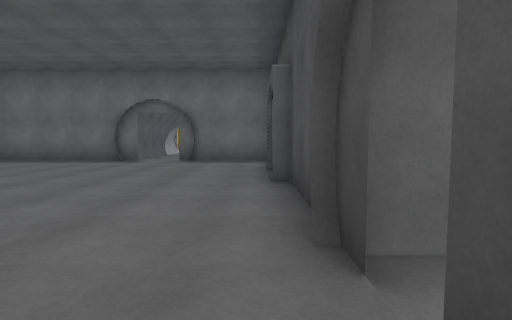
view 1 (above)

23 first-person views from a walk through a 3-D level made in the Unity game engine. The camera is 1.3 m above the floor, tilts 4° down and sees 80° across. Doors are open. The floor is counted in squares, 2.06 m on a side. Each view is taken from the middle of a square. On the plan, view 1 faces up. The plan holds only what a view shows up to about 9 squares ahead; the rest is blank. The place goes on beyond the plan. The player is left out. Surface patterns are stand-ins for the level's own textures.

view 2
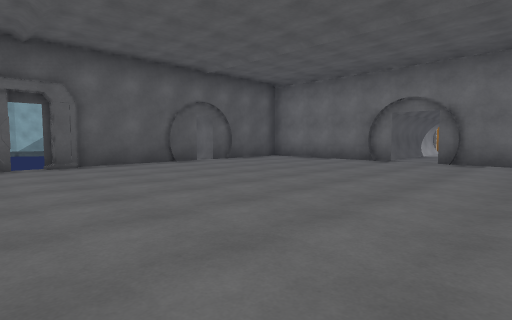

view 3
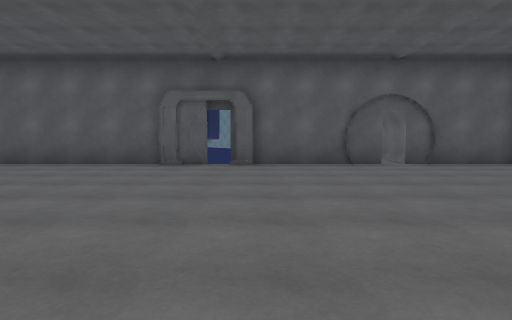

view 4
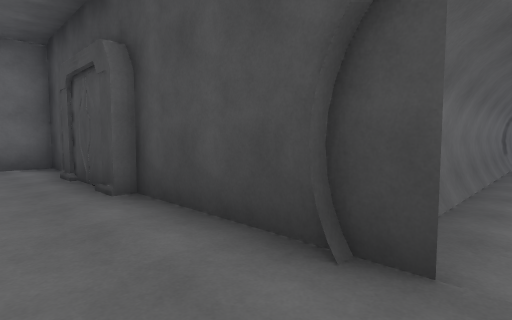

view 5
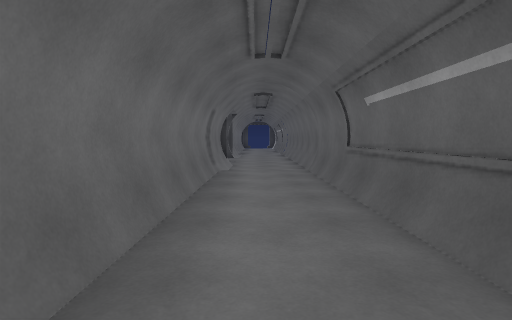

view 6
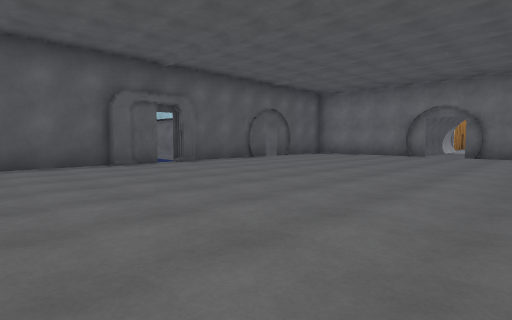

view 7
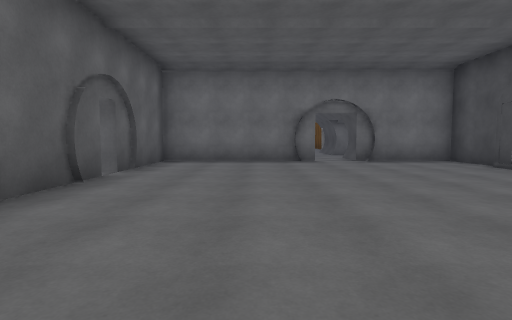

view 8
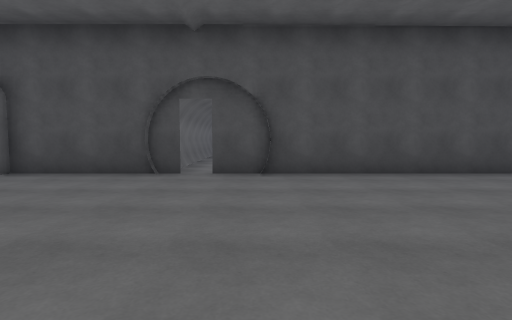

view 9
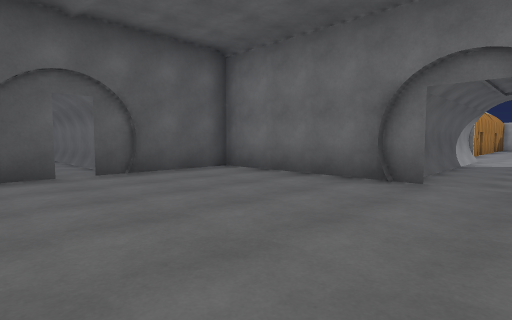

view 10
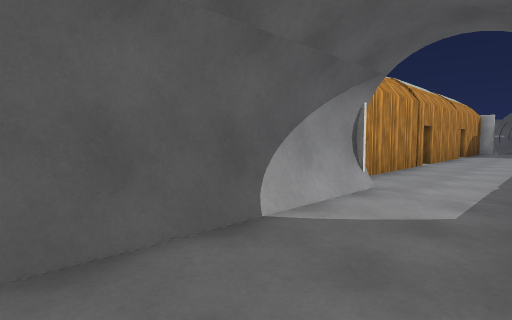

view 11
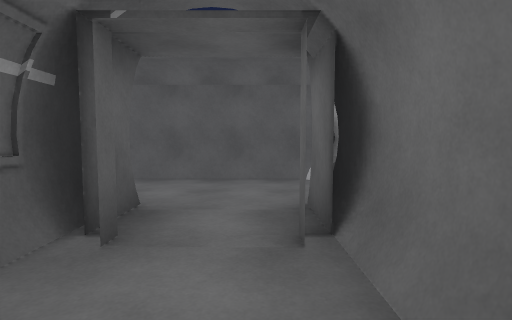

view 12
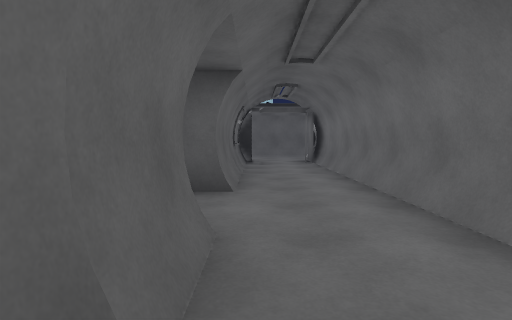

view 13
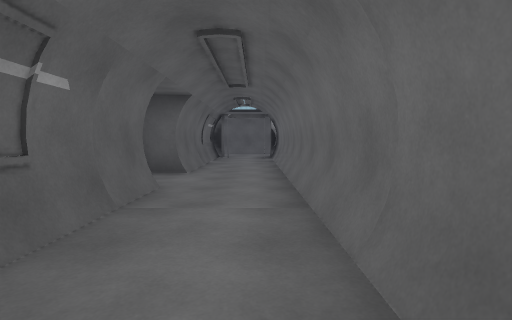

view 14
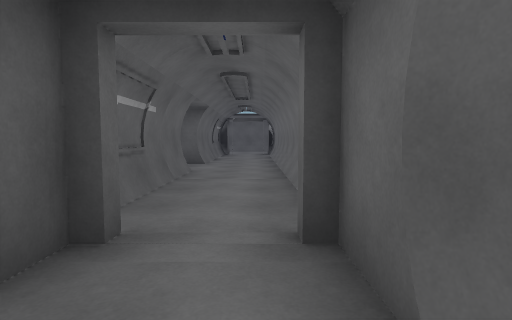

view 15
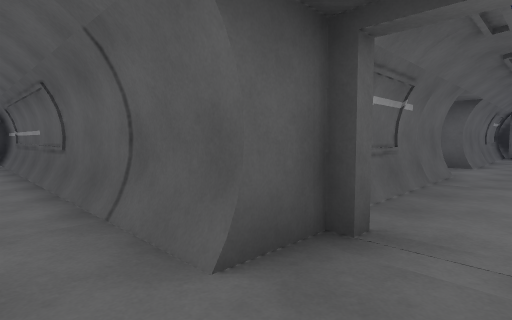

view 16
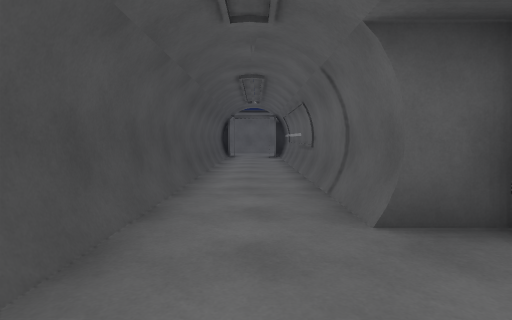

view 17
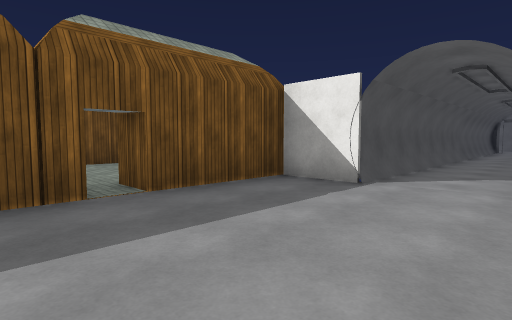

view 18
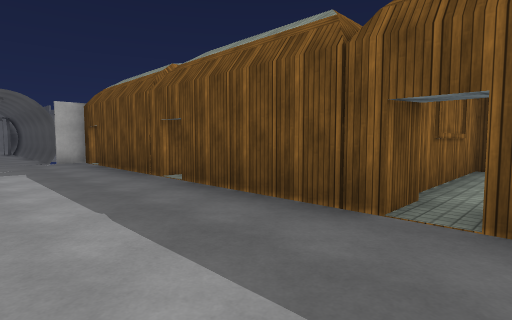

view 19
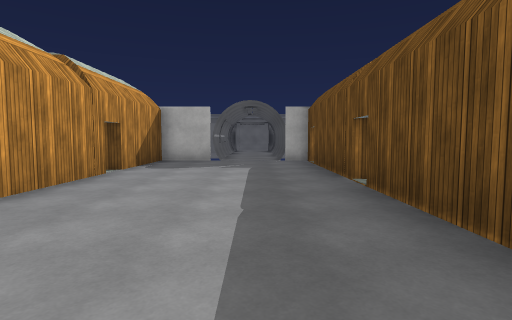

view 20
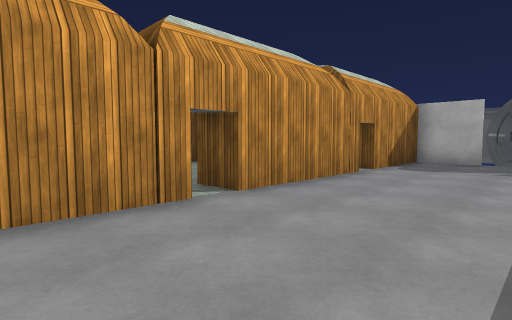

view 21
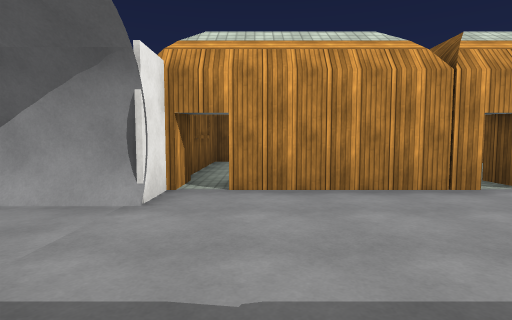

view 22
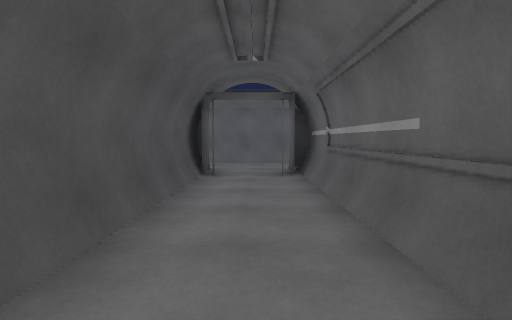

view 23
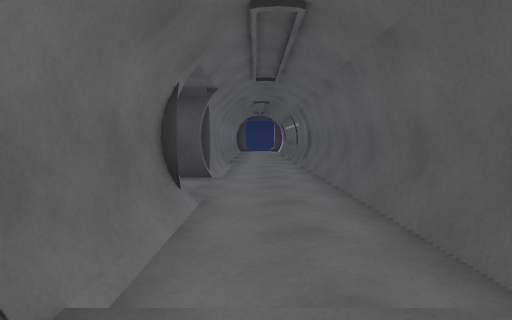

### Floor plan
Points are (right, up) in squares from view 1. A wall is a line through its corners. A room is listed if a view was taken in it or the views show most of it. See-through windows are left out.
Room 1 (views 1, 2, 3, 4, 5, 6, 7, 8, 9, 23)
walls: (0.5, 1.2) (0.5, 4.5); (0.3, 4.4) (0.3, 6.7); (-7.4, 2) (-7.4, 1.5); (-7.4, 0.9) (-7.4, -0.4); (0.5, 5.5) (0.5, 6); (0.5, 5.7) (0.1, 6.3); (-7.6, -0.2) (-7.6, -3.5); (-7.6, 5.2) (-7.6, 1.9); (0.5, 7) (0.5, 8.6) (-2.2, 8.6); (0.5, -3.5) (0.5, 0.9); (-3.2, 8.6) (-7.6, 8.6) (-7.6, 5.6); (3.3, -0.2) (10.5, -0.2); (10.3, 1.9) (0.2, 1.9)
low walls: (10.3, 1.7) (8, 1.7)
ways out: opening at (-3, 9) to room 2; opening at (10, 1) to room 6; open door at (-7.5, 1)
Room 2 (view 10)
walls: (-1.9, 10.9) (-0.9, 10.9); (-1.6, 10.5) (-0.6, 10.5); (-0.9, 12.5) (-1.9, 12.5); (-0.6, 12.7) (-1.8, 12.7); (-3.9, 12.6) (-3.9, 8.4)
ways out: opening at (-3, 9) to room 1; opening at (-1, 12) to room 3; opening at (-3, 13)
Room 3 (views 11, 12, 13)
walls: (5, 10.5) (7.9, 10.5); (-0.6, 10.5) (3.4, 10.5) (3.4, 9.9); (8.4, 12.7) (-0.6, 12.7); (9.1, 10.9) (10, 10.9); (10, 12.5) (9.1, 12.5)
ways out: opening at (-1, 12) to room 2; opening at (11, 12) to room 4; opening at (4, 9.5)
Room 4 (views 14, 15, 22)
walls: (10, 10.9) (10, 1.7); (10.3, 2.8) (10.3, 1.7); (11.9, 1.7) (11.9, 2.8); (12.2, 1.7) (12.2, 12.4)
ways out: opening at (11, 12) to room 3; opening at (11, 13) to room 5; opening at (11, 2) to room 6
Room 5 (views 16, 17, 18, 19, 20, 21)
walls: (9.3, 22.6) (9.3, 19.4); (9.3, 18.9) (9.3, 15.6); (8.4, 14.9) (10, 14.9) (10, 12.5); (10.7, 28.5) (10.7, 25.9) (9.3, 25.9) (9.3, 23.2); (12.2, 12.4) (12.2, 14.9) (13.5, 14.9) (13.5, 25.9) (12.9, 25.9) (12.9, 27.9)
ways out: opening at (11, 13) to room 4; opening at (9, 23); gap at (14, 21); gap at (14, 25)
Room 6 (no view inside)
walls: (15.5, 1.9) (11.9, 1.9); (10.5, -0.2) (15.5, -0.2)
low walls: (14.2, 1.7) (11.9, 1.7)
ways out: opening at (10, 1) to room 1; opening at (11, 2) to room 4

Where each view was taken, in squares from view 1:
view 1: 0 up, 0 right, facing up
view 2: 0 up, 0 right, facing up-left
view 3: 2 up, 0 right, facing left
view 4: 1 up, 1 left, facing up-right
view 5: 1 up, 2 right, facing right
view 6: 3 down, 0 right, facing up-left
view 7: 0 up, 5 left, facing up
view 8: 0 up, 5 left, facing right
view 9: 4 up, 2 left, facing up-left
view 10: 11 up, 2 left, facing up-left
view 11: 12 up, 1 right, facing left
view 12: 11 up, 7 right, facing left
view 13: 12 up, 9 right, facing left
view 14: 12 up, 11 right, facing left
view 15: 12 up, 11 right, facing down-left
view 16: 13 up, 11 right, facing down
view 17: 19 up, 10 right, facing down-right
view 18: 17 up, 11 right, facing up-right
view 19: 17 up, 12 right, facing up
view 20: 17 up, 12 right, facing up-left
view 21: 16 up, 13 right, facing left
view 22: 8 up, 11 right, facing down
view 23: 1 up, 7 right, facing right
